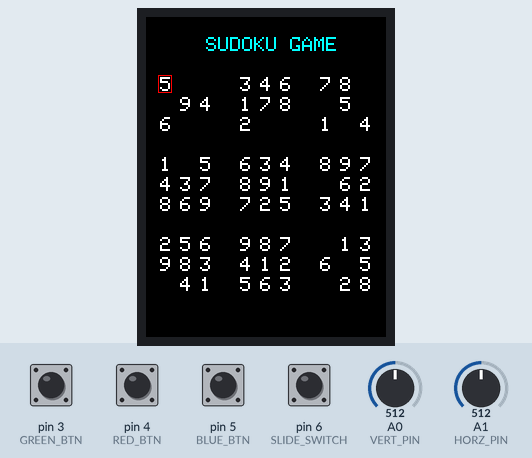
This sketch was run on a simulated Arduino Uno, built with avr-gcc and run on an emulated ATmega328P. Shown: 240×320 colour display. The inputs (shaded band) are chosen by the test bench; at power-on: pin 3 (GREEN_BTN), pin 4 (RED_BTN), pin 5 (BLUE_BTN) HIGH, pin 6 (SLIDE_SWITCH) LOW, A0 (VERT_PIN) = 512, A1 (HORZ_PIN) = 512. Random numbers use the default seed unless the sketch sets one.

Above: at 1.3 s.
1.4 s: pin 6 (SLIDE_SWITCH) pulled HIGH for 0.35 s
At 2.6 s:
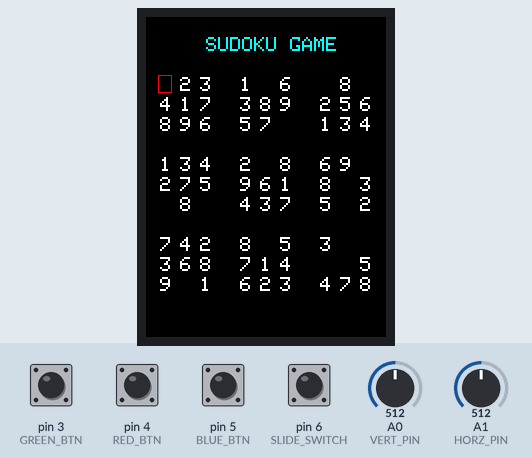
3.4 s: A0 (VERT_PIN) set to 290
At 3.62 s:
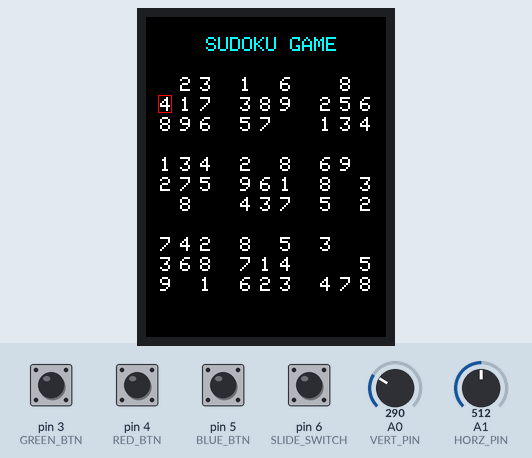
5.2 s: pin 6 (SLIDE_SWITCH) pulled HIGH for 1 s
At 5.51 s:
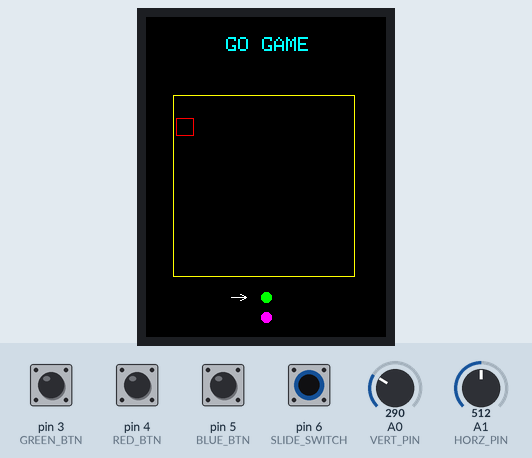
7.7 s: A1 (HORZ_PIN) set to 290
At 8.12 s:
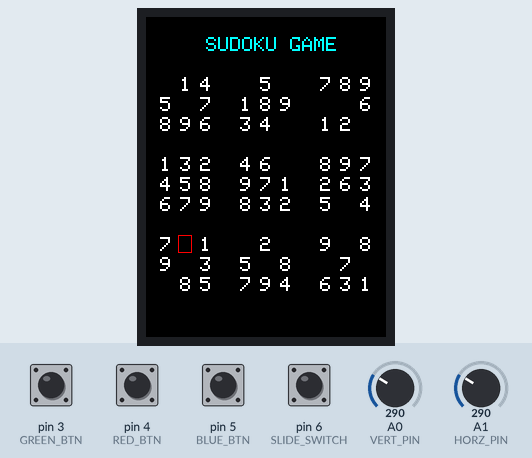
9.7 s: pin 5 (BLUE_BTN) pulled LOW for 0.35 s
At 12.0 s:
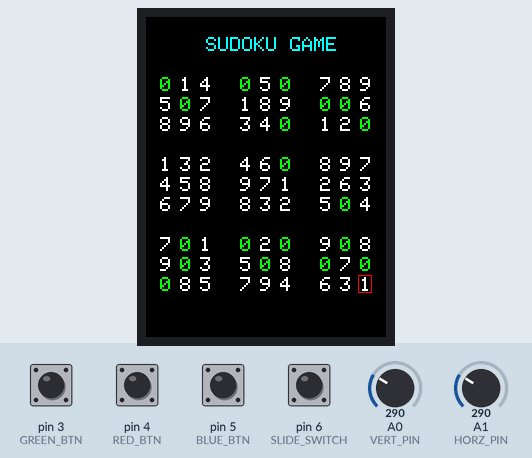
12.3 s: pin 5 (BLUE_BTN) pulled LOW for 1 s
At 13.1 s:
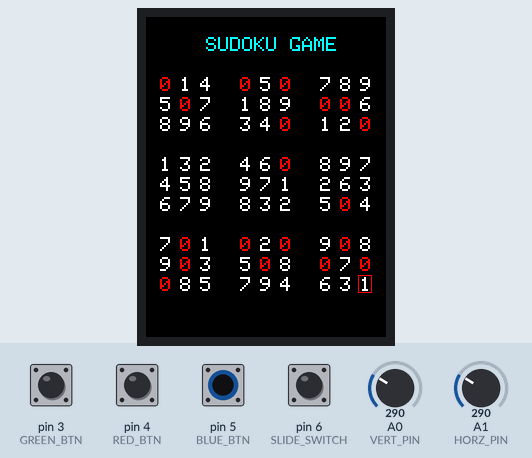
Timing chart, 0 to 15.3 s (numbered marks = the images above; inputs shaded):
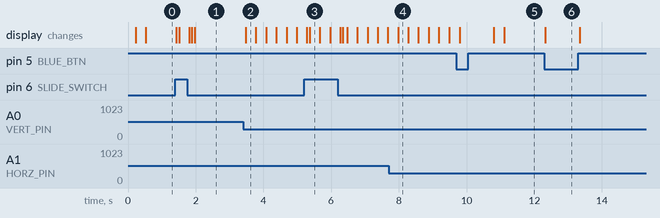

The sketch:

ili9341.ino
```cpp
// #include "SPI.h"

const int8_t VERT_PIN = A0;
const int8_t HORZ_PIN = A1;
const int8_t SEL_PIN = 2;

const uint8_t GREEN_BTN = 3;
const uint8_t RED_BTN = 4;
const uint8_t BLUE_BTN = 5;
const uint8_t SLIDE_SWITCH = 6;

const uint8_t TFT_DC = 9;
const uint8_t TFT_CS = 10;

#include "Display.h"
#include "SudokuGame.h"
#include "AnalogStick.h"
#include "GoGame.h"

AnalogStick analogStick(VERT_PIN, HORZ_PIN, SEL_PIN);
Display display(TFT_CS, TFT_DC);
SudokuGame sudoku(20);
GoGame go;

bool sudokuDrawn = false;
bool goDrawn = false;
int i = 0, j = 0, x, y;

void resetVars() {
  i = 0;
  j = 0;
}

void setup() {
  Serial.begin(9600);

  pinMode(RED_BTN, INPUT_PULLUP);
  pinMode(GREEN_BTN, INPUT_PULLUP);
  pinMode(BLUE_BTN, INPUT_PULLUP);
  pinMode(SLIDE_SWITCH, INPUT_PULLUP);

  display.begin();
}

void loop() {
  int switch_state = digitalRead(SLIDE_SWITCH);

  switch (switch_state) {
    case 0:
      sudokuGame();
      break;
    case 1:
      goGame();
      break;
  }
}


void goGame() {
  if (!goDrawn) {
    display.clear();
    display.writeGoMsg();

    go.reset();
    display.drawGoBorders();
    display.drawPlayerPoints();
    resetVars();
    analogStick.resetPos();
    display.convertGoCoords(i, j, x, y);
    display.drawGoChoice(x, y);

    display.drawPlayerPoint(1);

    goDrawn = true;
    sudokuDrawn = false;
  }

  if (analogStick.move_stick()) {
    display.clearGoChoice(x, y);
    analogStick.getStickPos(i, j);
    display.convertGoCoords(i, j, x, y);
    display.drawGoChoice(x, y);
  }

  if (digitalRead(GREEN_BTN) == LOW) {
    bool move = go.makeMove(i, j);
    int curr_player = go.getCurrentPlayer();
    int prev_player = go.getPreviousPlayer();

    if (curr_player == 1 && move) {
      display.clearPlayerPoint(prev_player);
      display.drawPlayerPoint(curr_player);
      go.checkCapturedGroups(curr_player);
    } else if (move) {
      display.clearPlayerPoint(prev_player);
      display.drawPlayerPoint(curr_player);
      go.checkCapturedGroups(curr_player);
    }

    int** board = go.getBoard();
    display.drawGoBoard(board);
  }

  if (digitalRead(RED_BTN) == LOW) {
    int curr_player = go.getCurrentPlayer();
    int prev_player = go.getPreviousPlayer();
    go.changeTurn();
    display.clearPlayerPoint(curr_player);
    display.drawPlayerPoint(prev_player);
  }

  if (digitalRead(BLUE_BTN) == LOW) {
    goDrawn = false;
  }

  delay(300);
}

void sudokuGame() {
  if (!sudokuDrawn) {
    display.clear();
    display.writeSudokuMsg();

    sudoku.resetSolvedState();
    sudoku.generateSudoku();
    resetVars();
    analogStick.resetPos();
    display.drawSudokuGrid(sudoku.getGridValues());
    display.convertSudokuCoords(i, j, x, y);
    display.drawSudokuChoice(x, y);

    goDrawn = false;
    sudokuDrawn = true;
  }

  if (analogStick.move_stick()) {
    display.clearSudokuChoice(x, y);
    analogStick.getStickPos(i, j);
    display.convertSudokuCoords(i, j, x, y);
    display.drawSudokuChoice(x, y);
  }

  if (digitalRead(GREEN_BTN) == LOW) {
    if (sudoku.isGenerated(i, j)) return;
    sudoku.plus(i, j);
    display.updateSudokuValue(sudoku.getGridValue(i, j), i, j);
  }

  if (digitalRead(RED_BTN) == LOW) {
    if (sudoku.isGenerated(i, j)) return;
    sudoku.minus(i, j);
    display.updateSudokuValue(sudoku.getGridValue(i, j), i, j);
  }

  if (digitalRead(BLUE_BTN) == LOW) {
    bool** checks = sudoku.validateGrid();
    int bad_check_count = 0;
    int value;

    for (int row = 0; row < 9; row++) {
      for (int col = 0; col < 9; col++) {
        if (!checks[row][col] && !sudoku.isGenerated(row, col)) {
          bad_check_count++;
          value = sudoku.getGridValue(row, col);
          display.backlightSudokuValue(value, row, col);
        }
      }
    }

    if (bad_check_count == 0) {
      sudoku.changeSolvedStated();
      display.writeSudokuWin();
      sudokuDrawn = false;
      delay(2000);
      return;
    }

    delay(1000);

    for (int row = 0; row < 9; row++) {
      for (int col = 0; col < 9; col++) {
        if (!checks[row][col] && !sudoku.isGenerated(row, col)) {
          value = sudoku.getGridValue(row, col);
          display.updateSudokuValue(value, row, col);
        }
      }
    }
  }

  delay(300);
}
```

AnalogStick.cpp
```cpp
#include "AnalogStick.h"

AnalogStick::AnalogStick(uint8_t vert_pin, uint8_t horz_pin, uint8_t sel_pin) :
  VERT_PIN(vert_pin), HORZ_PIN(horz_pin), SEL_PIN(sel_pin)
{
  pinMode(VERT_PIN, INPUT);
  pinMode(HORZ_PIN, INPUT);
  pinMode(SEL_PIN, INPUT_PULLUP);
}

void AnalogStick::getStickPos(int &i_pos, int &j_pos) {
  i_pos = this->i_choice;
  j_pos = this->j_choice;
}

void AnalogStick::resetPos() {
  this->i_choice = 0;
  this->j_choice = 0;
}

bool AnalogStick::move_stick() {
  int horz = analogRead(HORZ_PIN);
  int vert = analogRead(VERT_PIN);
  bool move = false;

  if (vert < 300) {
    if (i_choice < this->MAX) this->i_choice += 1;
    move = true;
  }
  if (vert > 700) {
    if (i_choice > this->MIN) this->i_choice -= 1;
    move = true;
  }
  if (horz < 300) {
    if (j_choice < this->MAX) this->j_choice += 1;
    move = true;
  }
  if (horz > 700) {
    if (j_choice > this->MIN) this->j_choice -= 1;
    move = true;
  }

  return move;
}
```

AnalogStick.h
```cpp
// #ifndef ANALOG_STICK_H
// #define ANALOG_STICK_H

#include <Arduino.h>

class AnalogStick {
  private:
    uint8_t VERT_PIN;
    uint8_t HORZ_PIN;
    uint8_t SEL_PIN;
    int i_choice;
    int j_choice;
    int MAX = 8;
    int MIN = 0;
  public:
    AnalogStick(uint8_t, uint8_t, uint8_t);
    void getStickPos(int&, int&);
    void resetPos();
    bool move_stick();
};
```

Display.cpp
```cpp
#include "Display.h"

Display::Display(uint8_t cs_pin, uint8_t ds_pin) :
  Adafruit_ILI9341(cs_pin, ds_pin) { }

void Display::clear() {
  this->fillScreen(BLACK);
}

// SUDOKU

void Display::writeSudokuMsg() {
  setTextSize(2);
  setTextColor(CYAN);
  setCursor(60, 20);
  print("SUDOKU GAME");
}

void Display::writeSudokuWin() {
  setTextSize(2);
  setTextColor(GREEN);
  setCursor(25, 290);
  print("PUZZLE COMPLETED");
}

void Display::convertSudokuCoords(int i, int j, int &x, int &y) {
  x = 14 + 80 * (j / 3) + 20 * (j % 3);
  y = 60 + 80 * (i / 3) + 20 * (i % 3);
}

void Display::drawSudokuGrid(int **board) {
  int x, y;
  setTextColor(WHITE);
  for (int i = 0; i < 9; i++) {
    for (int j = 0; j < 9; j++) {
      if (board[i][j] == 0) continue;
      convertSudokuCoords(i, j, x, y);
      setTextSize(2);
      setCursor(x, y);
      print(board[i][j]);
      drawRect(x - 2, y - 2, 14, 18, BLACK);
    }
  }
}

void Display::backlightSudokuValue(int value, int i, int j) {
  int x, y;
  convertSudokuCoords(i, j, x, y);
  clearSudokuValue(x, y);
  setCursor(x, y);
  setTextColor(RED);
  print(value);
}

void Display::updateSudokuValue(int value, int i, int j) {
  int x, y;
  convertSudokuCoords(i, j, x, y);
  clearSudokuValue(x, y);
  setCursor(x, y);
  setTextColor(GREEN);
  print(value);
}

void Display::clearSudokuValue(int x, int y) {
  this->fillRect(x - 1, y - 1, 12, 16, BLACK);
}

void Display::drawSudokuChoice(int x, int y) {
  this->drawRect(x - 2, y - 2, 14, 18, RED);
}

void Display::clearSudokuChoice(int x, int y) {
  this->drawRect(x - 2, y - 2, 14, 18, BLACK);
}

// GO

void Display::writeGoMsg() {
  setTextSize(2);
  setTextColor(CYAN);
  setCursor(80, 20);
  print("GO GAME");
}

void Display::convertGoCoords(int i, int j, int &x, int &y) {
  x = 30 + 20 * j;
  y = 81 + 20 * i;
}

void Display::drawGoBoard(int** board) {
  for (int row = 0; row < 8; row++) {
    for (int col = 0; col < 8; col++) {
      if (board[row][col] == 0) {
        this->drawGoMove(row, col, BLACK);
      } else if (board[row][col] == 1) {
        this->drawGoMove(row, col, GREEN);
      } else if (board[row][col] == 2) {
        this->drawGoMove(row, col, MAGENTA);
      }
    }
  }
}

void Display::drawGoMove(int i, int j, int color) {
  int x, y;
  this->convertGoCoords(i, j, x, y);

  this->drawCircle(x + 8, y + 9, 5, color);
  this->fillCircle(x + 8, y + 9, 5, color);
}

void Display::drawGoBorders() {
  this->drawRect(27, 78, 182, 182, YELLOW);
}

void Display::drawPlayerPoints() {
  this->drawCircle(120, 280, 5, GREEN);
  this->fillCircle(120, 280, 5, GREEN);
  this->drawCircle(120, 300, 5, MAGENTA);
  this->fillCircle(120, 300, 5, MAGENTA);
}

void Display::drawPlayerPoint(int player) {
  this->drawLine(85, 260 + (player * 20), 100, 260 + (player * 20), WHITE);
  this->drawLine(94, 257 + (player * 20), 100, 260 + (player * 20), WHITE);
  this->drawLine(94, 263 + (player * 20), 100, 260 + (player * 20), WHITE);
}

void Display::clearPlayerPoint(int player) {
  this->drawLine(85, 260 + (player * 20), 100, 260 + (player * 20), BLACK);
  this->drawLine(94, 257 + (player * 20), 100, 260 + (player * 20), BLACK);
  this->drawLine(94, 263 + (player * 20), 100, 260 + (player * 20), BLACK);
}

void Display::drawGoChoice(int x, int y) {
  this->drawRect(x, y, 18, 18, RED);
}

void Display::clearGoChoice(int x, int y) {
  this->drawRect(x, y, 18, 18, BLACK);
}
```

Display.h
```cpp
// #ifndef DISPLAY_H
// #define DISPLAY_H

#include <Arduino.h>
#include <Adafruit_ILI9341.h>

#define BLACK 0x0000
#define BLUE 0x001F
#define RED 0xF800
#define GREEN 0x07E0
#define CYAN 0x07FF
#define MAGENTA 0xF81F
#define YELLOW 0xFFE0
#define WHITE 0xFFFF

class Display : public Adafruit_ILI9341 {
	public:
		Display(uint8_t, uint8_t);
    void clear();
    // SUDOKU
    void writeSudokuMsg();
    void writeSudokuWin();
    void convertSudokuCoords(int, int, int&, int&);
    void drawSudokuGrid(int**);
    void backlightSudokuValue(int, int, int);
    void updateSudokuValue(int, int, int);
    void clearSudokuValue(int, int);
    void drawSudokuChoice(int, int);
    void clearSudokuChoice(int, int);
    // GO
    void writeGoMsg();
    void convertGoCoords(int i, int j, int &x, int &y);
    void drawGoBorders();
    void drawGoMove(int, int, int);
    void drawGoBoard(int**);
    void drawPlayerPoints();
    void drawPlayerPoint(int);
    void drawChoice(int, int);
    void clearPlayerPoint(int);
    void drawGoChoice(int, int);
    void clearGoChoice(int, int);
};
```

GoGame.cpp
```cpp
#include "GoGame.h"

GoGame::GoGame() {
  this->board = new int*[SIZE];
  for (int i = 0; i < SIZE; ++i) {
    this->board[i] = new int[SIZE];
  }

  this->board[SIZE][SIZE] = { EMPTY };
  this->current_player = PLAYER1;
}

void GoGame::reset() {
  for (int row = 0; row < SIZE; row++) {
    for (int col = 0; col < SIZE; col++) {
      board[row][col] = EMPTY;
    }
  }
  this->current_player = PLAYER1;
}

int GoGame::getCurrentPlayer() {
  return this->current_player;
}

int GoGame::getPreviousPlayer() {
  return (this->current_player == PLAYER1 ? PLAYER2 : PLAYER1);
}

int** GoGame::getBoard() {
  return this->board;
}

bool GoGame::isValid(int row, int col) {
  return row >= 0 && row < SIZE && col >= 0 && col < SIZE;
}

void GoGame::dfs(bool** visited, int x, int y, int player, int* capturedStonesX, int* capturedStonesY, int& count) {
  static const int dx[] = {0, 1, 0, -1};
  static const int dy[] = {-1, 0, 1, 0};

  visited[x][y] = true;
  capturedStonesX[count] = x;
  capturedStonesY[count] = y;
  count++;

  for (int i = 0; i < 4; ++i) {
    int nx = x + dx[i];
    int ny = y + dy[i];

    if (isValid(nx, ny) && !visited[nx][ny]) {
      if (board[nx][ny] == 0) {
        count = 0;
      } else if (board[nx][ny] == player) {
        dfs(visited, nx, ny, player, capturedStonesX, capturedStonesY, count);
      }
    }
  }
}

void GoGame::checkCapturedGroups(int player) {
  bool** visited = new bool*[SIZE];
  int* captureStonesX = new int[SIZE * SIZE];
  int* captureStonesY = new int[SIZE * SIZE];

  for (int i = 0; i < SIZE; i++) {
    visited[i] = new bool[SIZE];
  }

  for (int row = 0; row < SIZE; row++) {
    for (int col = 0; col < SIZE; col++) {
      visited[row][col] = false;
    }
  }

  for (int i = 0; i < SIZE; ++i) {
    for (int j = 0; j < SIZE; ++j) {
      if (!visited[i][j] && board[i][j] == player) {
        int count = 0;
        dfs(visited, i, j, player, captureStonesX, captureStonesY, count);

        if (count > 0) {
          // Serial.print("Captured stones by player " + String(player));
          for (int k = 0; k < count; ++k) {
            board[captureStonesX[k]][captureStonesY[k]] = EMPTY;
            // Serial.print("(" + String(captureStonesX[k]) + "," + String(captureStonesY[k]) + ") ");
          }
        }
      }
    }
  }

  for (int i = 0; i < SIZE; ++i) {
    delete[] visited[i];
  }
  delete[] visited;
  delete[] captureStonesX;
  delete[] captureStonesY;
}

bool GoGame::makeMove(int i, int j) {
  if (this->board[i][j] != EMPTY) return false;
  this->board[i][j] = this->current_player;
  this->changeTurn();
  return true;
}

void GoGame::changeTurn() {
  this->current_player = (this->current_player == PLAYER1 ? PLAYER2 : PLAYER1);
}

GoGame::~GoGame() {
  for (int i = 0; i < SIZE; ++i) {
    delete[] board[i];
  }
  delete[] board;
}
```

GoGame.h
```cpp
#ifndef GO_GAME_H
#define GO_GAME_H

#include <Arduino.h>

class GoGame {
  private:
    int **board;
    int current_player;
    int EMPTY = 0;
    int PLAYER1 = 1;
    int PLAYER2 = 2;
    int SIZE = 9;
  public:
    GoGame();
    void reset();
    int getCurrentPlayer();
    int getPreviousPlayer();
    int** getBoard();
    bool isValid(int, int);
    void dfs(bool**, int, int, int, int*, int*, int&);
    void checkCapturedGroups(int);
    bool makeMove(int, int);
    void changeTurn();
    ~GoGame();
};

#endif
```

SudokuGame.cpp
```cpp
#include "SudokuGame.h"

SudokuGame::SudokuGame(int num_remove) : num_remove(num_remove) {
  this->grid = new int*[SIZE];
  this->generated = new bool*[SIZE];

  for (int i = 0; i < SIZE; ++i) {
    this->grid[i] = new int[SIZE];
    this->generated[i] = new bool[SIZE];
  }

  this->grid[SIZE][SIZE] = { 0 };
  this->generated[SIZE][SIZE] = { false };
}

bool SudokuGame::getSolvedState() {
  return this->is_solved;
}

void SudokuGame::changeSolvedStated() {
  this->is_solved = !this->is_solved;
}

void SudokuGame::resetSolvedState() {
  this->is_solved = false;
}

int SudokuGame::getGridValue(int i, int j) {
  return this->grid[i][j];
}

int **SudokuGame::getGridValues() {
  return this->grid;
}

bool SudokuGame::isGenerated(int i, int j) {
  return this->generated[i][j];
}

void SudokuGame::generateSudoku() {
  this->reset();

  for (int i = 0; i < SIZE; i++) {
    int num = (i + random(SIZE)) % SIZE + 1;
    while (!isSafe(i, i, num)) {
      num = (num % SIZE) + 1;
    }
    this->grid[i][i] = num;
    this->generated[i][i] = true;
  }

  this->solveSudoku();
  if (num_remove == 0) changeSolvedStated();
  this->removeCells(num_remove);
}

void SudokuGame::removeCells(int numToRemove) {
  for (int i = 0; i < numToRemove; ++i) {
    int row = random(SIZE);
    int col = random(SIZE);
    this->grid[row][col] = 0;
    this->generated[row][col] = false;
  }
}

bool SudokuGame::solveSudoku() {
  for (int row = 0; row < SIZE; row++) {
    for (int col = 0; col < SIZE; col++) {
      if (this->grid[row][col] == 0) {
        for (int num = MIN_NUM; num <= MAX_NUM; num++) {
          if (isSafe(row, col, num)) {
            this->grid[row][col] = num;
            this->generated[row][col] = true;

            if (solveSudoku()) {
              return true;
            }

            this->grid[row][col] = 0;
            this->generated[row][col] = false;
          }
        }
        return false;
      }
    }
  }
  return true;
}

bool SudokuGame::isSafe(int row, int col, int num) {
  for (int x = 0; x < SIZE; x++)
    if (grid[row][x] == num || grid[x][col] == num)
      return false;

  int startRow = row - row % 3;
  int startCol = col - col % 3;
  for (int i = 0; i < 3; i++)
    for (int j = 0; j < 3; j++)
      if (this->grid[i + startRow][j + startCol] == num)
        return false;

  return true;
}

bool SudokuGame::isValueValid(int row, int col, int num) {
  if (num == 0) return false;

  for (int x = 0; x < SIZE; x++)
    if (
      (grid[row][x] == num && x != col) ||
      (grid[x][col] == num && x != row))
      return false;

  int startRow = row - row % 3;
  int startCol = col - col % 3;

  for (int i = 0; i < 3; i++) {
    for (int j = 0; j < 3; j++) {
      if (this->grid[i + startRow][j + startCol] == num &&
        (i + startRow != row) && (j + startCol != col))
        return false;
    }
  }

  return true;
}

void SudokuGame::plus(int i, int j) {
  if (this->isGenerated(i, j)) return;
  if (grid[i][j] >= MAX_NUM) grid[i][j] = MIN_NUM;
  else grid[i][j] += 1;
}

void SudokuGame::minus(int i, int j) {
  if (this->isGenerated(i, j)) return;
  if (this->grid[i][j] <= MIN_NUM) grid[i][j] = MAX_NUM;
  else this->grid[i][j] -= 1;
}

bool** SudokuGame::validateGrid() {
  bool **valid_check;

  valid_check = new bool* [SIZE];

  for (int i = 0; i < SIZE; ++i) {
    valid_check[i] = new bool[SIZE];
  }

  for (int row = 0; row < SIZE; ++row) {
    for (int col = 0; col < SIZE; ++col) {
      int value = this->getGridValue(row, col);
      bool is_valid = this->isValueValid(row, col, value);
      valid_check[row][col] = is_valid;
    }
  }

  return valid_check;
}

void SudokuGame::reset() {
  for (int row = 0; row < SIZE; row++) {
    for (int col = 0; col < SIZE; col++) {
      this->grid[row][col] = 0;
      this->generated[row][col] = false;
    }
  }
}

SudokuGame::~SudokuGame() {
  for (int i = 0; i < SIZE; ++i) {
    delete[] this->grid[i];
    delete[] this->generated[i];
  }
  delete[] this->grid;
  delete[] this->generated;
}
```

SudokuGame.h
```cpp
#ifndef SUDOKU_GAME_H
#define SUDOKU_GAME_H

#include <Arduino.h>

class SudokuGame {
  private:
    int **grid;
    bool **generated;
    int num_remove;
    bool is_solved = false;
    int MIN_NUM = 1;
    int MAX_NUM = 9;
    int SIZE = 9;
  public:
    SudokuGame(int);
    bool getSolvedState();
    void changeSolvedStated();
    void resetSolvedState();
    int getGridValue(int, int);
    int** getGridValues();
    bool isGenerated(int, int);
    void generateSudoku();
    void removeCells(int);
    bool solveSudoku();
    bool isSafe(int, int, int);
    bool isValueValid(int, int, int);
    void plus(int, int);
    void minus(int, int);
    bool** validateGrid();
    void reset();
    ~SudokuGame();
};

#endif
```

Measured:
- after the input at 1.4 s, the display: first changes at once (image 1 shows a later state)
- after the input at 3.4 s, the display: changes after 0.08 s (image 2)
- after the input at 12.3 s, the display: changes at once (image 6)
